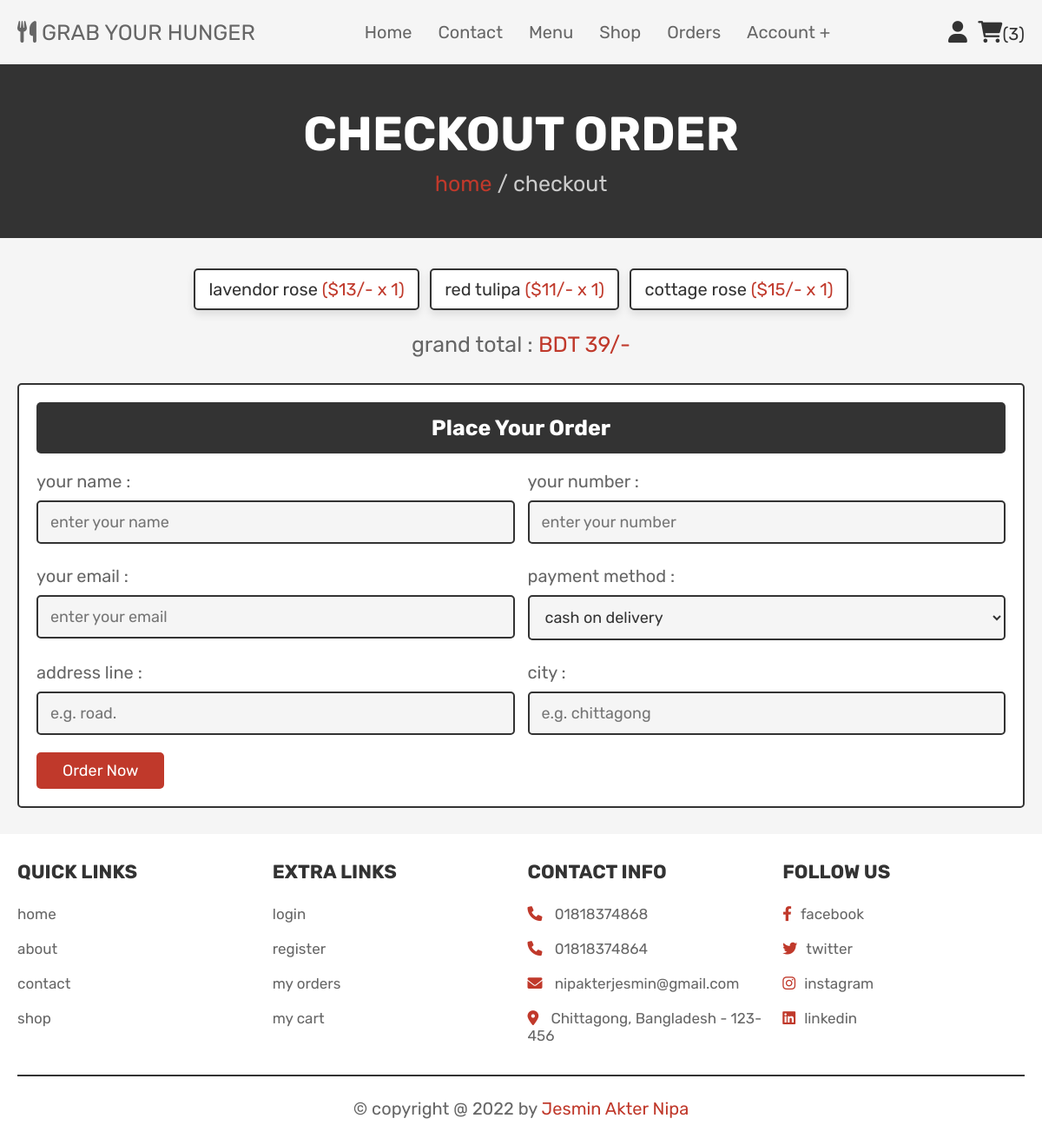
Screenshot of /php/checkout.php (signed in) with the database file from the repository.
### tables this page shows
CREATE TABLE `cart` (
  `id` int(100) NOT NULL,
  `user_id` int(100) NOT NULL,
  `pid` int(100) NOT NULL,
  `name` varchar(100) NOT NULL,
  `price` int(100) NOT NULL,
  `quantity` int(100) NOT NULL,
  `image` varchar(100) NOT NULL
);

### php/checkout.php (the view, shortened to what this page needs)
<?php
@include 'config.php';
$user_id = $_SESSION['user_id'];
?>
<!DOCTYPE html>
<html lang="en">
<head>
   <link rel="stylesheet" href="https://cdnjs.cloudflare.com/ajax/libs/font-awesome/6.0.0/css/all.min.css">
   <link rel="stylesheet" href="reg.css">
</head>
<body>
<?php @include 'header.php'; ?>
<section class="heading">
    <h3>checkout order</h3>
    <p> <a href="home.php">home</a> / checkout </p>
</section>
<section class="display-order">
    <?php
        $grand_total = 0;
        $select_cart = mysqli_query($conn, "SELECT * FROM `cart` WHERE user_id = '$user_id'") or die('query failed');
        if(mysqli_num_rows($select_cart) > 0){
            while($fetch_cart = mysqli_fetch_assoc($select_cart)){
            $total_price = ($fetch_cart['price'] * $fetch_cart['quantity']);
            $grand_total += $total_price;
    ?>
    <p> <?php echo $fetch_cart['name'] ?> <span>(<?php echo '$'.$fetch_cart['price'].'/-'.' x '.$fetch_cart['quantity']  ?>)</span> </p>
    <?php
        }
        }else{
            echo '<p class="empty">your cart is empty</p>';
        }
    ?>
    <div class="grand-total">grand total : <span>BDT <?php echo $grand_total; ?>/-</span></div>
</section>
<section class="checkout">
    <form action="" method="POST">
        <h3>place your order</h3>
        <div class="flex">
            <div class="inputBox">
                <span>your name :</span>
                <input type="text" name="name" placeholder="enter your name">
            </div>
            <div class="inputBox">
                <span>your number :</span>
                <input type="number" name="number" min="0" placeholder="enter your number">
            </div>
            <div class="inputBox">
                <span>your email :</span>
                <input type="email" name="email" placeholder="enter your email">
            </div>
            <div class="inputBox">
                <span>payment method :</span>
                <select name="method">
                    <option value="cash on delivery">cash on delivery</option>
                </select>
            </div>
            <div class="inputBox">
                <span>address line :</span>
                <input type="text" name="flat" placeholder="e.g. road.">
            </div>
            <div class="inputBox">
                <span>city :</span>
                <input type="text" name="city" placeholder="e.g. chittagong">
            </div>
        </div>
        <input type="submit" name="order" value="order now" class="btn">
    </form>
</section>
<?php @include 'footer.php'; ?>
</body>
</html>

### CSS/reg.css (style rules this page uses)
:root { --pink:#e84393; --red:#c0392b; --orange:#f39c12; --black:#333; --white:#fff; --light-color:#666; --light-white:#ccc; --light-bg:#f5f5f5; --border:.2rem solid var(--black); --box-shadow:0 .5rem 1rem rgba(0,0,0,.1); }
* { font-family: 'Rubik', sans-serif; margin:0; padding:0; box-sizing: border-box; outline: none; border:none; text-decoration: none; transition:all .2s linear; }
html { font-size: 62.5%; overflow-x: hidden; scroll-behavior: smooth; scroll-padding-top: 6.5rem; }
body { background: var(--light-bg); }
section { padding:3rem 2rem; }
.btn, .delete-btn, .option-btn { display: inline-block; border-radius: .5rem; margin-top: 1rem; font-size: 1.8rem; color:var(--white); cursor: pointer; padding:1rem 3rem; text-transform: capitalize; }
.btn { background-color: var(--red); }
.heading { display: flex; flex-flow: column; align-items: center; justify-content: center; gap:1rem; background-color: var(--black); text-align: center; min-height: 25vh; }
.heading h3 { font-size: 5.5rem; color:var(--white); text-transform: uppercase; }
.heading p { font-size: 2.5rem; color:var(--light-white); }
.heading p a { color:var(--red); }
.display-order { max-width: 1200px; margin:0 auto; text-align: center; padding-bottom: 0; }
.display-order p { display: inline-block; border-radius: .5rem; font-size: 2rem; color:var(--black); padding:1rem 1.5rem; margin:.5rem; background-color: var(--white); box-shadow: var(--box-shadow); border:var(--border); }
.display-order p span { color:var(--red); }
.display-order .grand-total { margin-top: 2rem; font-size: 2.5rem; color:var(--light-color); }
.display-order .grand-total span { color:var(--red); }
.checkout form { background-color: var(--white); border:var(--border); max-width: 1200px; margin:0 auto; border-radius: .5rem; padding:2rem; box-shadow: var(--border); }
.checkout form h3 { padding:1.5rem; font-size: 2.5rem; margin-bottom: 2rem; background-color: var(--black); color:var(--white); border-radius: .5rem; text-align: center; text-transform: capitalize; }
.checkout form .flex { display: flex; flex-wrap: wrap; gap:1.5rem; }
.checkout form .flex .inputBox { flex:1 1 40rem; }
.checkout form .flex .inputBox input, .checkout form .flex .inputBox select { margin:1rem 0; width: 100%; background-color: var(--light-bg); padding:1.2rem 1.4rem; border:var(--border); font-size: 1.8rem; color:var(--black); border-radius: .5rem; }
.checkout form .flex .inputBox span { font-size: 2rem; color:var(--light-color); }

### rows the page displays
cart: name "lavendor rose", price "13", quantity "1"
cart: name "red tulipa", price "11", quantity "1"
cart: name "cottage rose", price "15", quantity "1"

### other values shown
$cart_num_rows "3"
$grand_total "39"
